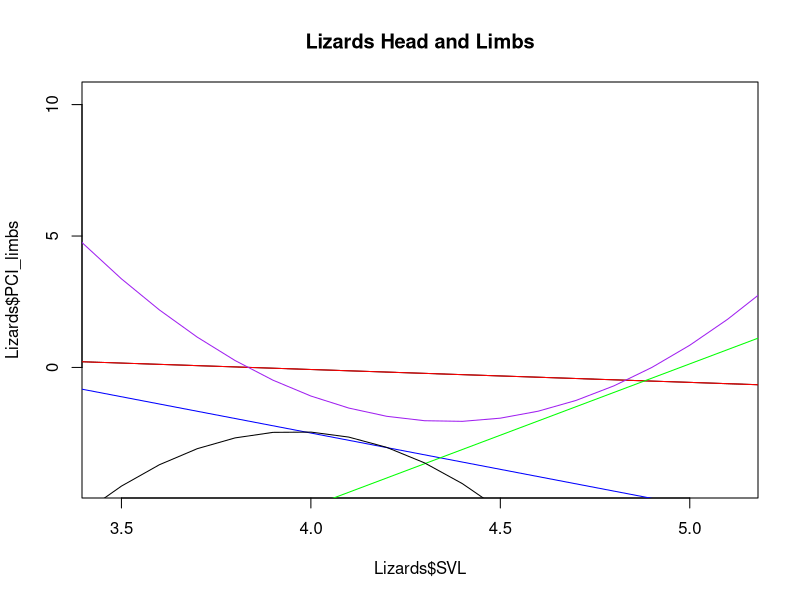

R code for this plot:
#Advanced plotting
#Setwd
#Bring in my Lizard data

Lizards<-read.csv("anolisData.csv",
                  na.strings="?")

head(Lizards)

MyColors<-c("red", "blue", "black", "green")
MyColors[unclass(Lizards$Island)]

MySymbols<-c(0, 4, 6, 1, 20, 19, 15)
MySymbols[unclass(Lizards$ecomorph)]

plot(Lizards$SVL, Lizards$PCI_limbs,
     pch=MySymbols[unclass(Lizards$ecomorph)],
     col=MyColors[unclass(Lizards$Island)],
     main="Lizards Head and Limbs")

#Linear model function
Fit1<-lm(Lizards$PCI_limbs~Lizards$SVL)

summary(Fit1)
attributes(Fit1)
str(Fit1)

#Look at our residuals
Fit1$residuals

#Plot our regression line
abline(Fit1)
abline(Fit1, col='red')

#Adding residuals as an extra column
Lizards$Residuals <- Fit1$residuals
head(Lizards)

#Regression subsets
#CG, TG
levels(Lizards$ecomorph)

#Subset Trunk Ground
TrunkG <- subset(Lizards,
                 subset=Lizards$ecomorph=='TG')

#Quicker way to make a subset
TrunkG <- subset(Lizards, ecomorph=='TG')

#Regression on Trunk Ground
FitTG <- lm(TrunkG$PCI_limbs~TrunkG$SVL)
summary(FitTG)

abline(FitTG, col='blue')

#Regession on Crown Giant
CrownG <- subset(Lizards, ecomorph=='CG')

#Regression on Crown Giant
FitCG <- lm(CrownG$PCI_limbs~CrownG$SVL)
summary(FitCG)

abline(FitCG, col='green')

#Correlations
cor(CrownG$SVL, CrownG$PCI_limbs)
cor(TrunkG$SVL, TrunkG$PCI_limbs)

#Getting the R value for Crown Giant
sqrt(0.6247)

#Poly regression
TrunkGPoly<-TrunkG$SVL^2
FitTGPoly<-lm(TrunkG$PCI_limbs~TrunkG$SVL+TrunkGPoly)
summary(FitTGPoly)

Vec<-seq(3, 6, by=0.1)
#Get the numbers from your summary estimates
lines(Vec, (-159.18)+(79.26*Vec)+(-10.02*(Vec^2)))

#Now for all Lizards
LizP <- Lizards$SVL^2
FitPoly <- lm(Lizards$PCI_limbs~Lizards$SVL+LizP)

#Can also use the I term
#FitPoly <- lm(Lizards$PCI_limbs~Lizards$SVL+I(Lizards$SVL^2))

summary(FitPoly)

lines(Vec, (135.860) + (-63.173*Vec) + (7.234*(Vec^2)),
      col='purple')
